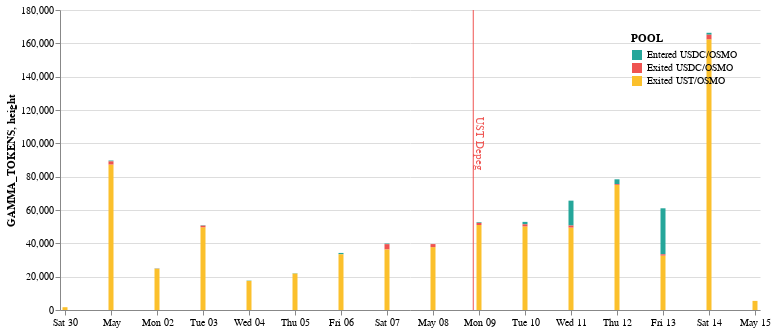

The cell this chart's notebook holds for it:
### Code cell
ChartProvider().exit_enter(df)

### Figure 1 — Vega-Lite specification as saved in the notebook (floating-point values rounded to 4 significant figures)
{"config": {"view": {"continuousWidth": 400, "continuousHeight": 300, "strokeOpacity": 0}, "axisX": {}}, "layer": [{"data": {"name": "data-c2f80f0e30b8c92f87776ac96b32cc6c"}, "mark": "bar", "encoding": {"color": {"field": "POOL", "legend": {"direction": "vertical", "legendY": 0, "orient": "top-right", "padding": 5}, "scale": {"domain": ["Entered USDC/OSMO", "Exited USDC/OSMO", "Exited UST/OSMO"], "range": ["#25a69a", "#ef5350", "#fbc02c"]}, "type": "nominal"}, "tooltip": [{"field": "DAY", "format": "%Y-%m-%d %H:%M", "type": "temporal"}, {"field": "GAMMA_TOKENS", "type": "quantitative"}, {"field": "POOL", "type": "nominal"}], "x": {"axis": {"grid": false}, "field": "DAY", "sort": {"order": "ascending"}, "type": "temporal"}, "y": {"field": "GAMMA_TOKENS", "type": "quantitative"}}}, {"data": {"name": "data-cefa8091a19655c7049970c30e79df26"}, "mark": {"type": "text", "angle": 90, "color": "#ef5350"}, "encoding": {"text": {"field": "text", "type": "nominal"}, "x": {"axis": {"title": ""}, "field": "text_date", "type": "temporal"}, "y": {"field": "height", "type": "quantitative"}}}, {"data": {"name": "data-cefa8091a19655c7049970c30e79df26"}, "mark": {"type": "rule", "color": "#ef5350"}, "encoding": {"x": {"axis": {"title": ""}, "field": "Date", "type": "temporal"}}}], "width": 700, "$schema": "https://vega.github.io/schema/vega-lite/v4.17.0.json", "datasets": {"data-c2f80f0e30b8c92f87776ac96b32cc6c": [{"DAY": "2022-04-30 00:00:00.000", "GAMMA_TOKENS": 1.017, "POOL": "Entered USDC/OSMO"}, {"DAY": "2022-05-01 00:00:00.000", "GAMMA_TOKENS": 502.0, "POOL": "Entered USDC/OSMO"}, {"DAY": "2022-05-02 00:00:00.000", "GAMMA_TOKENS": 168.2, "POOL": "Entered USDC/OSMO"}, {"DAY": "2022-05-03 00:00:00.000", "GAMMA_TOKENS": 273.7, "POOL": "Entered USDC/OSMO"}, {"DAY": "2022-05-04 00:00:00.000", "GAMMA_TOKENS": 190.7, "POOL": "Entered USDC/OSMO"}, {"DAY": "2022-05-05 00:00:00.000", "GAMMA_TOKENS": 214.4, "POOL": "Entered USDC/OSMO"}, {"DAY": "2022-05-06 00:00:00.000", "GAMMA_TOKENS": 809.7, "POOL": "Entered USDC/OSMO"}, {"DAY": "2022-05-07 00:00:00.000", "GAMMA_TOKENS": 369.8, "POOL": "Entered USDC/OSMO"}, {"DAY": "2022-05-08 00:00:00.000", "GAMMA_TOKENS": 30.89, "POOL": "Entered USDC/OSMO"}, {"DAY": "2022-05-09 00:00:00.000", "GAMMA_TOKENS": 413.0, "POOL": "Entered USDC/OSMO"}, {"DAY": "2022-05-10 00:00:00.000", "GAMMA_TOKENS": 1464.0, "POOL": "Entered USDC/OSMO"}, {"DAY": "2022-05-11 00:00:00.000", "GAMMA_TOKENS": 14920.0, "POOL": "Entered USDC/OSMO"}, {"DAY": "2022-05-12 00:00:00.000", "GAMMA_TOKENS": 2893.0, "POOL": "Entered USDC/OSMO"}, {"DAY": "2022-05-13 00:00:00.000", "GAMMA_TOKENS": 27600.0, "POOL": "Entered USDC/OSMO"}, {"DAY": "2022-05-14 00:00:00.000", "GAMMA_TOKENS": 1156.0, "POOL": "Entered USDC/OSMO"}, {"DAY": "2022-05-15 00:00:00.000", "GAMMA_TOKENS": 2.569, "POOL": "Entered USDC/OSMO"}, {"DAY": "2022-05-01 00:00:00.000", "GAMMA_TOKENS": 1992.0, "POOL": "Exited USDC/OSMO"}, {"DAY": "2022-05-09 00:00:00.000", "GAMMA_TOKENS": 1268.0, "POOL": "Exited USDC/OSMO"}, {"DAY": "2022-05-07 00:00:00.000", "GAMMA_TOKENS": 3233.0, "POOL": "Exited USDC/OSMO"}, {"DAY": "2022-05-10 00:00:00.000", "GAMMA_TOKENS": 50150.0, "POOL": "Exited UST/OSMO"}, {"DAY": "2022-05-14 00:00:00.000", "GAMMA_TOKENS": 2918.0, "POOL": "Exited USDC/OSMO"}, {"DAY": "2022-05-04 00:00:00.000", "GAMMA_TOKENS": 17460.0, "POOL": "Exited UST/OSMO"}, {"DAY": "2022-05-08 00:00:00.000", "GAMMA_TOKENS": 37720.0, "POOL": "Exited UST/OSMO"}, {"DAY": "2022-05-15 00:00:00.000", "GAMMA_TOKENS": 15.6, "POOL": "Exited USDC/OSMO"}, {"DAY": "2022-05-10 00:00:00.000", "GAMMA_TOKENS": 1257.0, "POOL": "Exited USDC/OSMO"}, {"DAY": "2022-05-12 00:00:00.000", "GAMMA_TOKENS": 75030.0, "POOL": "Exited UST/OSMO"}, {"DAY": "2022-05-09 00:00:00.000", "GAMMA_TOKENS": 51010.0, "POOL": "Exited UST/OSMO"}, {"DAY": "2022-05-04 00:00:00.000", "GAMMA_TOKENS": 17.68, "POOL": "Exited USDC/OSMO"}, {"DAY": "2022-05-07 00:00:00.000", "GAMMA_TOKENS": 36280.0, "POOL": "Exited UST/OSMO"}, {"DAY": "2022-05-13 00:00:00.000", "GAMMA_TOKENS": 32650.0, "POOL": "Exited UST/OSMO"}, {"DAY": "2022-05-11 00:00:00.000", "GAMMA_TOKENS": 49470.0, "POOL": "Exited UST/OSMO"}, {"DAY": "2022-05-13 00:00:00.000", "GAMMA_TOKENS": 775.5, "POOL": "Exited USDC/OSMO"}, {"DAY": "2022-05-06 00:00:00.000", "GAMMA_TOKENS": 25.81, "POOL": "Exited USDC/OSMO"}, {"DAY": "2022-05-11 00:00:00.000", "GAMMA_TOKENS": 1212.0, "POOL": "Exited USDC/OSMO"}, {"DAY": "2022-05-03 00:00:00.000", "GAMMA_TOKENS": 49640.0, "POOL": "Exited UST/OSMO"}, {"DAY": "2022-05-06 00:00:00.000", "GAMMA_TOKENS": 33400.0, "POOL": "Exited UST/OSMO"}, {"DAY": "2022-05-03 00:00:00.000", "GAMMA_TOKENS": 949.0, "POOL": "Exited USDC/OSMO"}, {"DAY": "2022-05-15 00:00:00.000", "GAMMA_TOKENS": 5467.0, "POOL": "Exited UST/OSMO"}, {"DAY": "2022-05-02 00:00:00.000", "GAMMA_TOKENS": 98.73, "POOL": "Exited USDC/OSMO"}, {"DAY": "2022-05-01 00:00:00.000", "GAMMA_TOKENS": 87200.0, "POOL": "Exited UST/OSMO"}, {"DAY": "2022-05-02 00:00:00.000", "GAMMA_TOKENS": 24710.0, "POOL": "Exited UST/OSMO"}, {"DAY": "2022-05-05 00:00:00.000", "GAMMA_TOKENS": 21850.0, "POOL": "Exited UST/OSMO"}, {"DAY": "2022-05-14 00:00:00.000", "GAMMA_TOKENS": 162300.0, "POOL": "Exited UST/OSMO"}, {"DAY": "2022-05-12 00:00:00.000", "GAMMA_TOKENS": 485.2, "POOL": "Exited USDC/OSMO"}, {"DAY": "2022-05-08 00:00:00.000", "GAMMA_TOKENS": 1836.0, "POOL": "Exited USDC/OSMO"}, {"DAY": "2022-05-05 00:00:00.000", "GAMMA_TOKENS": 16.56, "POOL": "Exited USDC/OSMO"}, {"DAY": "2022-04-30 00:00:00.000", "GAMMA_TOKENS": 1676.0, "POOL": "Exited UST/OSMO"}], "data-cefa8091a19655c7049970c30e79df26": [{"Date": "2022-05-08 21:00:00", "text_date": "2022-05-09:00:00", "text": "UST Depeg", "height": 100000}]}}
